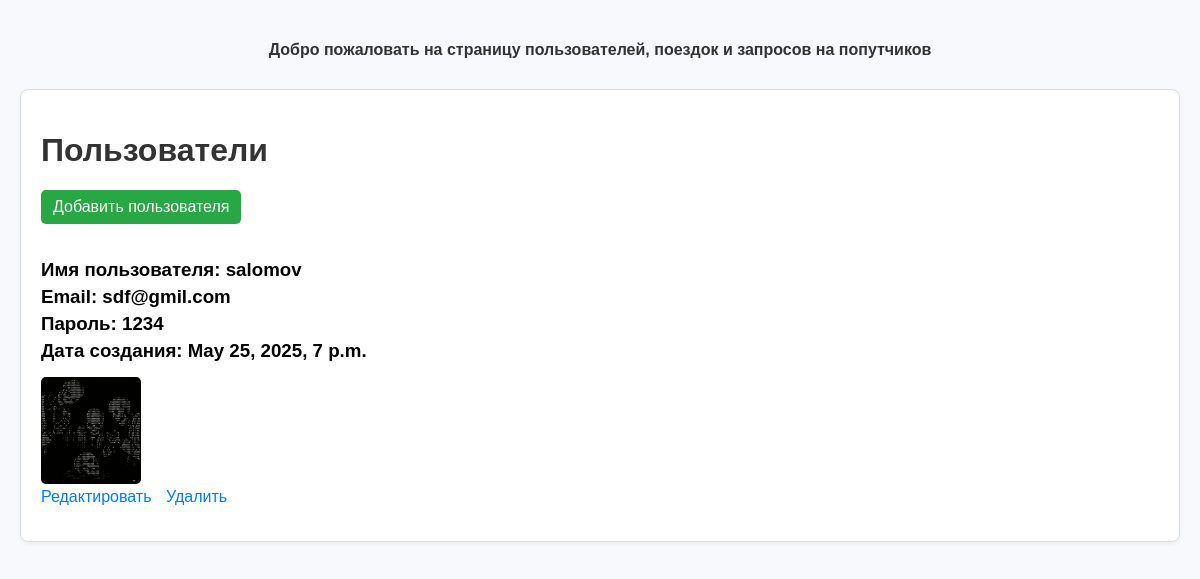
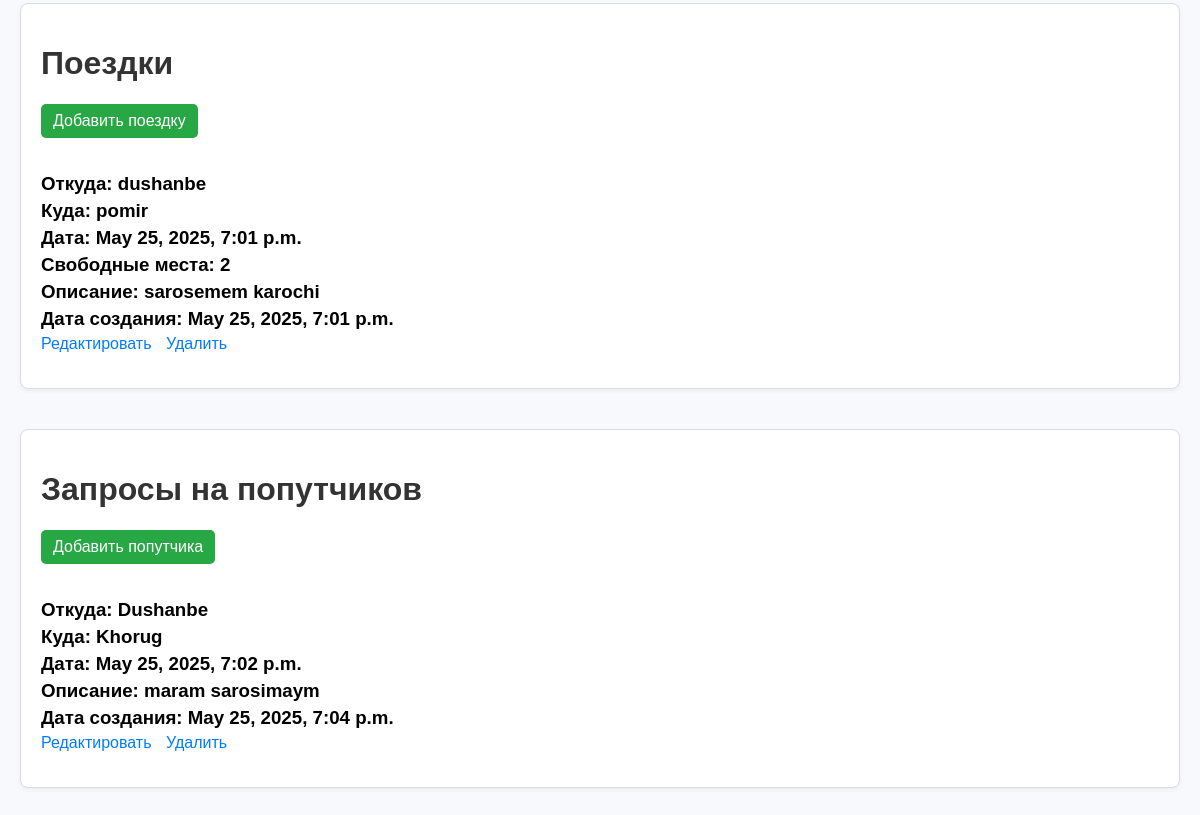
The app's page /, older data (2 pictures, top to bottom).
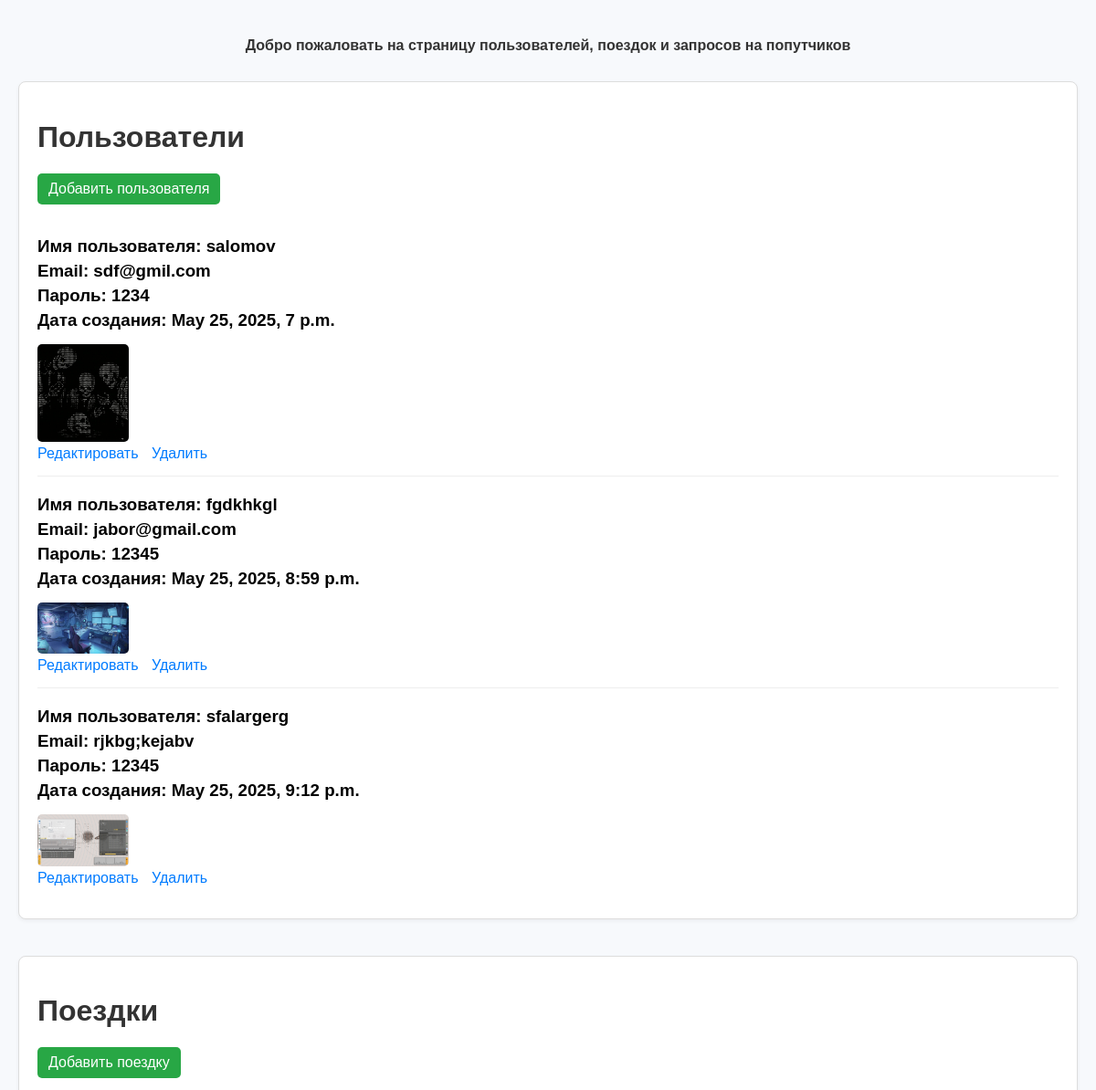
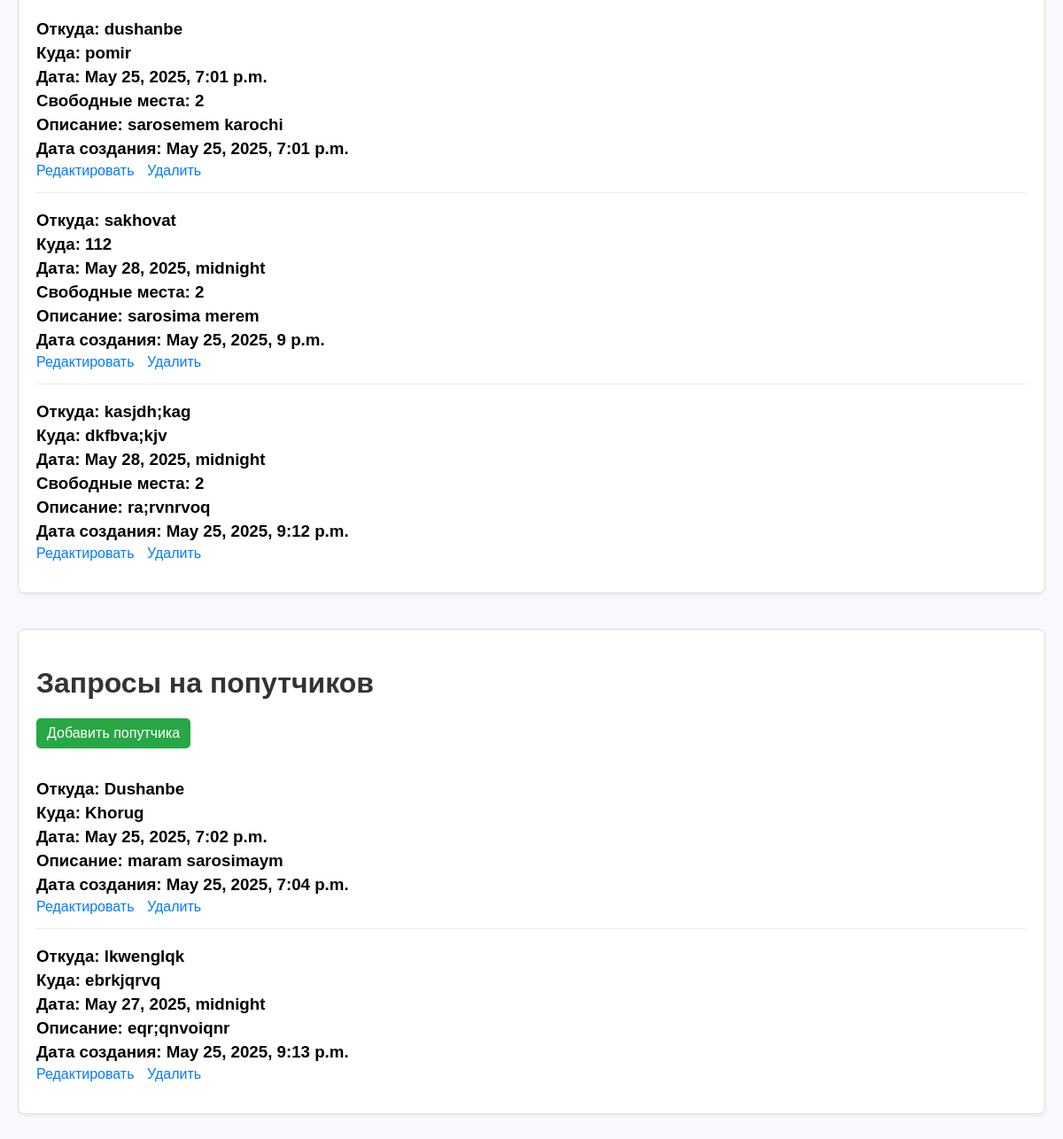
The same page, newer data (2 pictures, top to bottom).
### hamsafar/models.py (models this page shows, shortened)
class User(models.Model):
    username = models.CharField(max_length=100, unique=True)
    email = models.CharField(max_length=50)
    password = models.CharField(max_length=100)
    created_at = models.DateTimeField(auto_now_add=True)
    image = models.ImageField(upload_to='user_photos', blank=True, null=True)
    class Meta:
        db_table = 'users'
        managed = True
        verbose_name = 'User'
        verbose_name_plural = 'Users'

class Trip(models.Model):
    start_location = models.CharField(max_length=100)
    end_location = models.CharField(max_length=100)
    date = models.DateTimeField()
    seats_available = models.IntegerField()
    description = models.TextField(blank=True)
    created_at = models.DateTimeField(auto_now_add=True)
    class Meta:
        db_table = 'trips'
        managed = True
        verbose_name = 'Trip'
        verbose_name_plural = 'Trips'

class CompanionRequest(models.Model):
    start_location = models.CharField(max_length=100)
    end_location = models.CharField(max_length=100)
    date = models.DateTimeField()
    description = models.TextField()
    created_at = models.DateTimeField(auto_now_add=True)
    class Meta:
        db_table = 'companionrequest'
        managed = True
        verbose_name = 'Companionrequest'
        verbose_name_plural = 'CompanionRequests'

### hamsafar/views.py (the view)
# urls.py: path('',home_list, name='home'),
def home_list(request):
    userhome = User.objects.all()
    triphome = Trip.objects.all()
    companionrequest = CompanionRequest.objects.all()
    return render(request, 'home_list.html', {'users':userhome, 'trips':triphome, 'companions':companionrequest})

### hamsafar/templates/home_list.html (shortened to what this page needs)
<!DOCTYPE html>
<html lang="en">
<head>
</head>
<body>
    <h4>Добро пожаловать на страницу пользователей, поездок и запросов на попутчиков</h4>
    <div class="section">
        <h1>Пользователи</h1>
        <a class="add-button" href="{% url 'createuser' %}">Добавить пользователя</a>
        {% for user in users %}
        <div class="item">
            <h3>Имя пользователя: {{ user.username }}</h3>
            <h3>Email: {{ user.email }}</h3>
            <h3>Пароль: {{ user.password }}</h3>
            <h3>Дата создания: {{ user.created_at }}</h3>
            <img src="{{ user.image.url }}" alt="Фото пользователя">
            <br>
            <a href="{% url 'updateuser' user.id %}">Редактировать</a>
            <a href="{% url 'deleteuser' user.id %}">Удалить</a>
        </div>
        {% endfor %}
    </div>
    <div class="section">
        <h1>Поездки</h1>
        <a class="add-button" href="{% url 'createtrip' %}">Добавить поездку</a>
        {% for trip in trips %}
        <div class="item">
            <h3>Откуда: {{ trip.start_location }}</h3>
            <h3>Куда: {{ trip.end_location }}</h3>
            <h3>Дата: {{ trip.date }}</h3>
            <h3>Свободные места: {{ trip.seats_available }}</h3>
            <h3>Описание: {{ trip.description }}</h3>
            <h3>Дата создания: {{ trip.created_at }}</h3>
            <a href="{% url 'updatetrip' trip.id %}">Редактировать</a>
            <a href="{% url 'deletetrip' trip.id %}">Удалить</a>
        </div>
        {% endfor %}
    </div>
    <div class="section">
        <h1>Запросы на попутчиков</h1>
        <a class="add-button" href="{% url 'createcompanion' %}">Добавить попутчика</a>
        {% for com in companions %}
        <div class="item">
            <h3>Откуда: {{ com.start_location }}</h3>
            <h3>Куда: {{ com.end_location }}</h3>
            <h3>Дата: {{ com.date }}</h3>
            <h3>Описание: {{ com.description }}</h3>
            <h3>Дата создания: {{ com.created_at }}</h3>
            <a href="{% url 'updatecompanion' com.id %}">Редактировать</a>
            <a href="{% url 'deletecompanion' com.id %}">Удалить</a>
        </div>
        {% endfor %}
    </div>
</body>
</html>

Row changes from the older to the newer data that the page shows:
added User: username "fgdkhkgl", email "jabor@gmail.com", password "12345", created_at "May 25, 2025, 8:59 p.m.", image (picture)
added User: username "sfalargerg", email "rjkbg;kejabv", password "12345", created_at "May 25, 2025, 9:12 p.m.", image (picture)
added Trip: start_location "sakhovat", end_location "112", date "May 28, 2025, midnight", seats_available "2", description "sarosima merem", created_at "May 25, 2025, 9 p.m."
added Trip: start_location "kasjdh;kag", end_location "dkfbva;kjv", date "May 28, 2025, midnight", seats_available "2", description "ra;rvnrvoq", created_at "May 25, 2025, 9:12 p.m."
added CompanionRequest: start_location "lkwenglqk", end_location "ebrkjqrvq", date "May 27, 2025, midnight", description "eqr;qnvoiqnr", created_at "May 25, 2025, 9:13 p.m."
